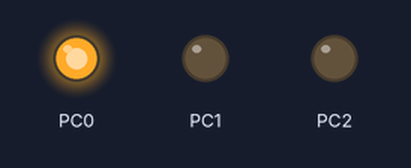
A program run on a simulated ATmega88P, built with avr-gcc and emulated at 1 MHz. On the bench: output pins drawn as LEDs (lit = HIGH). What the program prints to the serial monitor is not drawn.

Above: at 0.1 s.
At 15.0 s:
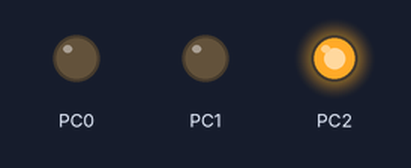
At 37.8 s:
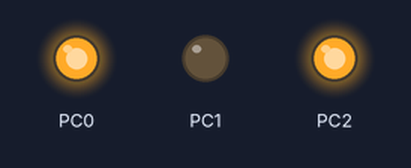
Timing chart, 0 to 39.3 s (numbered marks = the images above):
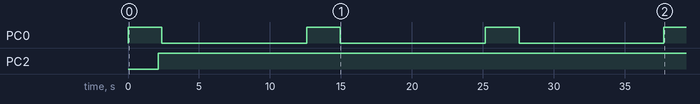

Measured:
- by itself, PC0: alternates HIGH for 2.4 s and LOW for 10.2 s
- by itself, PC2: LOW → HIGH at 2.1 s

The program:

main.c
```c
/*********************************************
Project : Li monitor master M8
Version : 01
Date    : 2010 08 28
Author  : Daniel Ekman
Comments: Controls the li_monitor balancing slaves


Chip type           : ATmega88P
Program type        : Application
Clock frequency     : 1 MHz
Memory model        : Small
External SRAM size  : 0
Data Stack size     : 1024
*********************************************/
#include <avr/io.h>
#include <avr/pgmspace.h>
#include <util/delay.h>
#include <avr/interrupt.h>
#include "system.h"


int main(void) {
	unsigned char i;
	unsigned char min;

	init_ports();
	init_uart();
	init_timer();


	balance=1;
	sei();

	while (1) {


		if(balance){
			GREEN_ON;
//			uart_rxen();					// disable all balancers
			uart_send('D');
			uart_send('-');
			delay_ms(250);					// wait for voltages to settle...
//			uart_rxdi();

			for(i=0;i<CELLS;i++){			// collect all voltages
				uart_rxen();
				uart_send('V');
				uart_send('0'+i);
				delay_ms(CELLS*4+i*7); 		// delay verified on 16 cells
				uart_rxdi();
				battery[i] = parse_volts();
			}

			min=255;
			RED_OFF;
			YELLOW_OFF;
			for(i=0;i<CELLS;i++){
				if((battery[i] > V_ERR) && (battery[i] <= min)){
					min = battery[i];			// determine the lowest
				}
				if(battery[i] > V_ALM){			// detect high voltage
					alarm1 = 75;				// set charging inhibit timeout to 5min
				}
				if((battery[i] < V_LOW) && (battery[i] > V_ERR)){
					YELLOW_ON;
					alarm2 = 225;				// undervoltage timeout 15min
				}
				if(battery[i] < V_ERR){
					RED_ON;
				}
			}

			for(i=0;i<CELLS;i++){				// turn on balancing if the conditions are met
				if(((battery[i] > min + 4) && (battery[i] > V_NORM)) || (battery[i] > V_BAL)){
					uart_send('E');
					uart_send('0'+i);
					delay_ms(20);
					alarm3=15;					// turn on fan for a minute...
				}
			}
			delay_ms(250);						// collect last data.
			balance = 0;						// get ready for the next timer interrupt
			GREEN_OFF;
		}


//				overvoltage alarm
		if(alarm1)	R1_ON;
		else		R1_OFF;

//				low voltage alarm
		if(alarm2)	R2_ON;
		else		R2_OFF;

//				fan on when balancing
		if(alarm3)	R3_ON;
		else		R3_OFF;

  	}
	return 0;
}
```

system.c
```c
#include <avr/io.h>
#include <util/delay.h>
#include <avr/interrupt.h>
#include <stdlib.h>
#include "system.h"


//--------Init Ports --------------------
void init_ports(void) {
	// Input/Output Ports initialization

	// Port B initialization
	PORTB= 0xff;
	DDRB= 0;

//	PC0 = green led
//	PC1 = yellow led
//	PC2 = red led
	// Port C initialization
	PORTC= (1<<PC3)|(1<<PC4)|(1<<PC5)|(1<<PC6);
	DDRC= (1<<PC0)|(1<<PC1)|(1<<PC2);

//	PD0 = RXD
//	PD1 = TXD
//	PD2 = R1
//	PD3 = R2
//	PD4 = R3
	// Port D initialization
	PORTD= (1<<PD5)|(1<<PD6)|(1<<PD7);
	DDRD= (1<<PD2)|(1<<PD3)|(1<<PD4);

}


//--------Init Uart interface --------------------
void init_uart(void) {
	#define BAUD 	9600		// 9k6
	#define BAUD_TOL	1		// 1% tolerance
	#include <util/setbaud.h>
	UBRR0H = UBRRH_VALUE;
	UBRR0L = UBRRL_VALUE;
	#if USE_2X
		UCSR0A |= (1 << U2X0);
	#else
		UCSR0A &= ~(1 << U2X0);
	#endif
	UCSR0B = (1<<TXEN0) | (1<<RXEN0);		// enable TX & RX engine
	UCSR0C = (1<<UCSZ00) | (1<<UCSZ01);		// 8-bit data
	rx_pos = 0;
}


void uart_rxen(void){
	rx_buff[RX_SIZE-1] = UDR0;				// clear the receiving buffer
	for(rx_pos=0;rx_pos<RX_SIZE;rx_pos++)	// clear the memory
		rx_buff[rx_pos]=0;
	rx_pos = 0;								// reset the byte counter
	UCSR0B |= (1<<RXCIE0);					// enable rx interrupt
}

void uart_rxdi(void){
	rx_buff[RX_SIZE-1] = UDR0;				// clear the receiving buffer
	UCSR0B &= ~(1<<RXCIE0);					// disable rx interrupt
}


unsigned char parse_volts(void){			// very ugly way of parsing the incoming data
	unsigned char i=0;
	if(rx_pos != 3) return 1;
	if(rx_buff[0] != 'v') return 2;
	if((rx_buff[1] >= '0') & (rx_buff[1] <= '9')) i = (rx_buff[1]-'0') * 16;
	else if((rx_buff[1] >= 'a') & (rx_buff[1] <= 'f')) i = (rx_buff[1]-'a'+10) * 16;
	else return 3;
	if((rx_buff[2] >= '0') & (rx_buff[2] <= '9')) i += (rx_buff[2]-'0');
	else if((rx_buff[2] >= 'a') & (rx_buff[2] <= 'f')) i += (rx_buff[2]-'a'+10);
	else return 4;
	return i;
}


ISR(USART_RX_vect){
	if( rx_pos == RX_SIZE){			// buffer overflow
		UCSR0B &= ~(1<<RXEN0);		// disable rx interrupt
		return;
	}
	rx_buff[rx_pos] = UDR0;			// read out the serial data
	rx_pos++;
}


void uart_send(unsigned char ch) {
	while(!(UCSR0A & (1<<UDRE0)));	// wait for data to be received
	UDR0 = ch; 						// send data
}


void delay_ms(unsigned char i){
  do{
    _delay_ms( 1 );
  }while( --i );
}


void init_timer(void) {
	TCCR1A = 0;							// no output compare and no waveform generation
	//TCCR1B = _BV(CS12) | _BV(CS10);	// ck/1024 @ 16MHZ
	TCCR1B = _BV(CS11) | _BV(CS10);		// ck/64 @ 1MHZ
	TCCR1C = 0;							// no force output compare
	TIMSK1 = _BV(TOIE1);				// timer1 overflow interrupt
}


ISR(TIMER1_OVF_vect){
	static uint8_t scaler=3;		// about 12s
	if(alarm1) --alarm1;
	if(alarm2) --alarm2;
	if(alarm3) --alarm3;
	if (--scaler == 0)
    {
		scaler = 3;
		balance = 1;
    }
}
```

system.h
```c
#ifndef __SYSTEM
#define __SYSTEM


//	PC0 = green led
//	PC1 = yellow led
//	PC2 = red led

//	PD2 = R1
//	PD3 = R2
//	PD4 = R3 (FAN)

//        ********	RELAYS ********
//#define		R1			(PIND&_BV(PD2))
#define 	R1_ON			PORTD |= _BV(PD2)
#define 	R1_OFF			PORTD &= ~_BV(PD2)
//#define		R2			(PIND&_BV(PD3))
#define 	R2_ON			PORTD |= _BV(PD3)
#define 	R2_OFF			PORTD &= ~_BV(PD3)
//#define		R3			(PIND&_BV(PD4))
#define 	R3_ON			PORTD |= _BV(PD4)
#define 	R3_OFF			PORTD &= ~_BV(PD4)

//        ********	LEDS ********
#define 	GREEN_ON		PORTC |= _BV(PC0)
#define 	GREEN_OFF		PORTC &= ~_BV(PC0)
#define 	YELLOW_ON		PORTC |= _BV(PC1)
#define 	YELLOW_OFF		PORTC &= ~_BV(PC1)
#define 	RED_ON			PORTC |= _BV(PC2)
#define 	RED_OFF			PORTC &= ~_BV(PC2)

//        ********	LIMITS ********
#define		V_ALM			0xce	// 205 -> 3.81V  enables alarm output
#define		V_BAL			0xc3	// 195 -> 3.60V  enables balancing based on volts
#define		V_NORM			0xb8	// 184 -> 3.40V  enables balancing based on difference
#define		V_LOW			0x87	// 135 -> 2.49V  critically low voltage
#define		V_ERR			0x9		// ERROR Codes below this value


#define RX_SIZE 8
volatile unsigned char rx_buff[RX_SIZE];
volatile unsigned char rx_pos;

#define CELLS 16
volatile unsigned char battery[CELLS];

volatile unsigned char balance;
volatile unsigned char alarm1;
volatile unsigned char alarm2;
volatile unsigned char alarm3;


void init_ports(void);
void init_timer(void);
void init_uart(void);


void uart_send(unsigned char ch);
void uart_rxdi(void);
void uart_rxen(void);
unsigned char parse_volts(void);
void delay_ms(unsigned char i);


#endif
```
